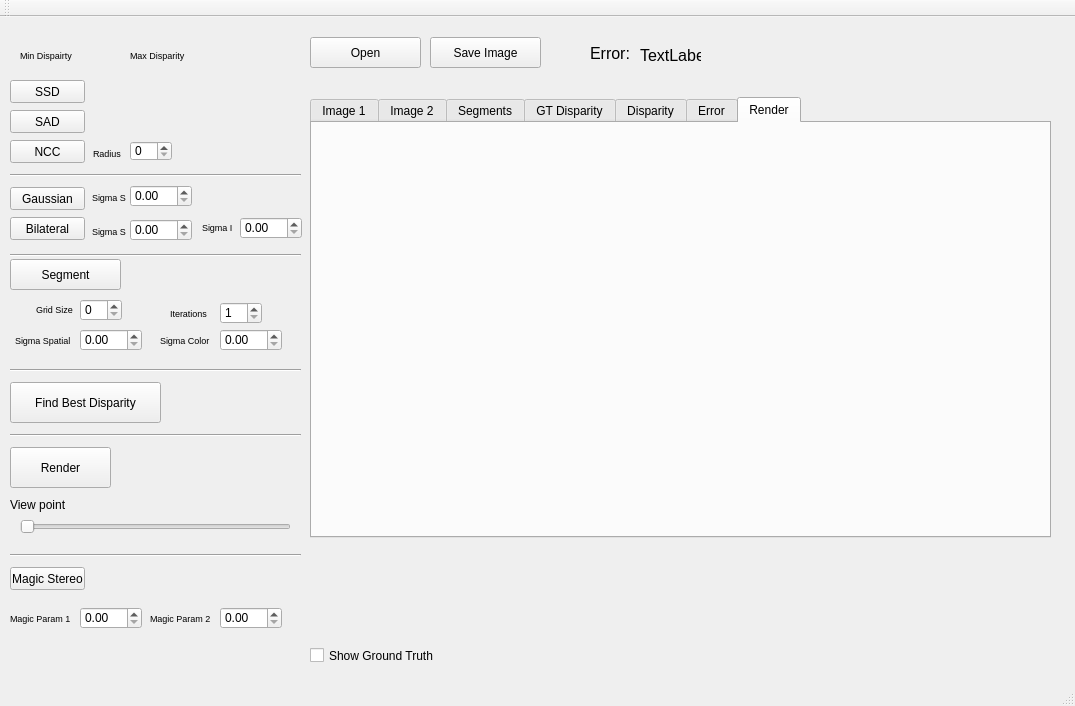
<?xml version="1.0" encoding="UTF-8"?>
<ui version="4.0">
 <class>MainWindow</class>
 <widget class="QMainWindow" name="MainWindow">
  <property name="geometry">
   <rect>
    <x>0</x>
    <y>0</y>
    <width>1075</width>
    <height>706</height>
   </rect>
  </property>
  <property name="windowTitle">
   <string>MainWindow</string>
  </property>
  <widget class="QWidget" name="centralWidget">
   <widget class="QTabWidget" name="tabWidget">
    <property name="geometry">
     <rect>
      <x>310</x>
      <y>80</y>
      <width>741</width>
      <height>441</height>
     </rect>
    </property>
    <property name="currentIndex">
     <number>6</number>
    </property>
    <widget class="QWidget" name="tab">
     <attribute name="title">
      <string>Image 1</string>
     </attribute>
     <widget class="QLabel" name="image1Display">
      <property name="geometry">
       <rect>
        <x>10</x>
        <y>10</y>
        <width>720</width>
        <height>512</height>
       </rect>
      </property>
      <property name="text">
       <string/>
      </property>
     </widget>
    </widget>
    <widget class="QWidget" name="tab_2">
     <attribute name="title">
      <string>Image 2</string>
     </attribute>
    </widget>
    <widget class="QWidget" name="tab_7">
     <attribute name="title">
      <string>Segments</string>
     </attribute>
    </widget>
    <widget class="QWidget" name="tab_4">
     <attribute name="title">
      <string>GT Disparity</string>
     </attribute>
    </widget>
    <widget class="QWidget" name="tab_3">
     <attribute name="title">
      <string>Disparity</string>
     </attribute>
    </widget>
    <widget class="QWidget" name="tab_5">
     <attribute name="title">
      <string>Error</string>
     </attribute>
    </widget>
    <widget class="QWidget" name="tab_6">
     <attribute name="title">
      <string>Render</string>
     </attribute>
    </widget>
   </widget>
   <widget class="QPushButton" name="openButton">
    <property name="geometry">
     <rect>
      <x>310</x>
      <y>20</y>
      <width>111</width>
      <height>31</height>
     </rect>
    </property>
    <property name="text">
     <string>Open</string>
    </property>
   </widget>
   <widget class="QPushButton" name="saveButton">
    <property name="geometry">
     <rect>
      <x>430</x>
      <y>20</y>
      <width>111</width>
      <height>31</height>
     </rect>
    </property>
    <property name="text">
     <string>Save Image</string>
    </property>
   </widget>
   <widget class="QPushButton" name="SSDButton">
    <property name="geometry">
     <rect>
      <x>10</x>
      <y>63</y>
      <width>75</width>
      <height>23</height>
     </rect>
    </property>
    <property name="text">
     <string>SSD</string>
    </property>
   </widget>
   <widget class="QPushButton" name="SADButton">
    <property name="geometry">
     <rect>
      <x>10</x>
      <y>93</y>
      <width>75</width>
      <height>23</height>
     </rect>
    </property>
    <property name="text">
     <string>SAD</string>
    </property>
   </widget>
   <widget class="QPushButton" name="NCCButton">
    <property name="geometry">
     <rect>
      <x>10</x>
      <y>123</y>
      <width>75</width>
      <height>23</height>
     </rect>
    </property>
    <property name="text">
     <string>NCC</string>
    </property>
   </widget>
   <widget class="QPushButton" name="gaussianButton">
    <property name="geometry">
     <rect>
      <x>10</x>
      <y>170</y>
      <width>75</width>
      <height>23</height>
     </rect>
    </property>
    <property name="text">
     <string>Gaussian</string>
    </property>
   </widget>
   <widget class="QPushButton" name="maxButton">
    <property name="geometry">
     <rect>
      <x>10</x>
      <y>365</y>
      <width>151</width>
      <height>41</height>
     </rect>
    </property>
    <property name="text">
     <string>Find Best Disparity</string>
    </property>
   </widget>
   <widget class="QDoubleSpinBox" name="gaussianSigmaSpinBox">
    <property name="geometry">
     <rect>
      <x>130</x>
      <y>168</y>
      <width>62</width>
      <height>22</height>
     </rect>
    </property>
   </widget>
   <widget class="QLabel" name="label_2">
    <property name="geometry">
     <rect>
      <x>92</x>
      <y>174</y>
      <width>46</width>
      <height>13</height>
     </rect>
    </property>
    <property name="font">
     <font>
      <pointsize>7</pointsize>
     </font>
    </property>
    <property name="text">
     <string>Sigma S</string>
    </property>
   </widget>
   <widget class="QPushButton" name="renderButton">
    <property name="geometry">
     <rect>
      <x>10</x>
      <y>430</y>
      <width>101</width>
      <height>41</height>
     </rect>
    </property>
    <property name="text">
     <string>Render</string>
    </property>
   </widget>
   <widget class="QSlider" name="renderSlider">
    <property name="geometry">
     <rect>
      <x>20</x>
      <y>500</y>
      <width>271</width>
      <height>19</height>
     </rect>
    </property>
    <property name="maximum">
     <number>100</number>
    </property>
    <property name="orientation">
     <enum>Qt::Horizontal</enum>
    </property>
   </widget>
   <widget class="QLabel" name="label_4">
    <property name="geometry">
     <rect>
      <x>10</x>
      <y>480</y>
      <width>81</width>
      <height>16</height>
     </rect>
    </property>
    <property name="text">
     <string>View point</string>
    </property>
   </widget>
   <widget class="QLabel" name="minDisparitylabel">
    <property name="geometry">
     <rect>
      <x>20</x>
      <y>30</y>
      <width>91</width>
      <height>16</height>
     </rect>
    </property>
    <property name="font">
     <font>
      <pointsize>7</pointsize>
     </font>
    </property>
    <property name="text">
     <string>Min Dispairty</string>
    </property>
   </widget>
   <widget class="QLabel" name="maxDisparityLabel">
    <property name="geometry">
     <rect>
      <x>130</x>
      <y>30</y>
      <width>111</width>
      <height>16</height>
     </rect>
    </property>
    <property name="font">
     <font>
      <pointsize>7</pointsize>
     </font>
    </property>
    <property name="text">
     <string>Max Disparity</string>
    </property>
   </widget>
   <widget class="QDoubleSpinBox" name="biSigmaSSpinBox">
    <property name="geometry">
     <rect>
      <x>130</x>
      <y>202</y>
      <width>62</width>
      <height>22</height>
     </rect>
    </property>
   </widget>
   <widget class="QLabel" name="label_7">
    <property name="geometry">
     <rect>
      <x>92</x>
      <y>208</y>
      <width>46</width>
      <height>13</height>
     </rect>
    </property>
    <property name="font">
     <font>
      <pointsize>7</pointsize>
     </font>
    </property>
    <property name="text">
     <string>Sigma S</string>
    </property>
   </widget>
   <widget class="QPushButton" name="bilateralButton">
    <property name="geometry">
     <rect>
      <x>10</x>
      <y>200</y>
      <width>75</width>
      <height>23</height>
     </rect>
    </property>
    <property name="text">
     <string>Bilateral</string>
    </property>
   </widget>
   <widget class="QLabel" name="label_8">
    <property name="geometry">
     <rect>
      <x>202</x>
      <y>204</y>
      <width>46</width>
      <height>13</height>
     </rect>
    </property>
    <property name="font">
     <font>
      <pointsize>7</pointsize>
     </font>
    </property>
    <property name="text">
     <string>Sigma I</string>
    </property>
   </widget>
   <widget class="QDoubleSpinBox" name="biSigmaISpinBox">
    <property name="geometry">
     <rect>
      <x>240</x>
      <y>200</y>
      <width>62</width>
      <height>22</height>
     </rect>
    </property>
   </widget>
   <widget class="QLabel" name="matchCostDisplay">
    <property name="geometry">
     <rect>
      <x>310</x>
      <y>520</y>
      <width>720</width>
      <height>100</height>
     </rect>
    </property>
    <property name="text">
     <string/>
    </property>
   </widget>
   <widget class="QCheckBox" name="GTCheckBox">
    <property name="geometry">
     <rect>
      <x>310</x>
      <y>630</y>
      <width>131</width>
      <height>17</height>
     </rect>
    </property>
    <property name="text">
     <string>Show Ground Truth</string>
    </property>
   </widget>
   <widget class="QLabel" name="label">
    <property name="geometry">
     <rect>
      <x>590</x>
      <y>30</y>
      <width>46</width>
      <height>13</height>
     </rect>
    </property>
    <property name="font">
     <font>
      <pointsize>12</pointsize>
     </font>
    </property>
    <property name="text">
     <string>Error:</string>
    </property>
   </widget>
   <widget class="QLabel" name="pixelErrorLabel">
    <property name="geometry">
     <rect>
      <x>640</x>
      <y>30</y>
      <width>61</width>
      <height>16</height>
     </rect>
    </property>
    <property name="font">
     <font>
      <pointsize>12</pointsize>
     </font>
    </property>
    <property name="text">
     <string>TextLabel</string>
    </property>
   </widget>
   <widget class="QSpinBox" name="NCCRadiusBox">
    <property name="geometry">
     <rect>
      <x>130</x>
      <y>124</y>
      <width>42</width>
      <height>20</height>
     </rect>
    </property>
   </widget>
   <widget class="QLabel" name="label_3">
    <property name="geometry">
     <rect>
      <x>93</x>
      <y>130</y>
      <width>46</width>
      <height>13</height>
     </rect>
    </property>
    <property name="font">
     <font>
      <pointsize>7</pointsize>
     </font>
    </property>
    <property name="text">
     <string>Radius</string>
    </property>
   </widget>
   <widget class="Line" name="line">
    <property name="geometry">
     <rect>
      <x>10</x>
      <y>150</y>
      <width>291</width>
      <height>16</height>
     </rect>
    </property>
    <property name="orientation">
     <enum>Qt::Horizontal</enum>
    </property>
   </widget>
   <widget class="Line" name="line_2">
    <property name="geometry">
     <rect>
      <x>10</x>
      <y>230</y>
      <width>291</width>
      <height>16</height>
     </rect>
    </property>
    <property name="orientation">
     <enum>Qt::Horizontal</enum>
    </property>
   </widget>
   <widget class="QPushButton" name="segmentButton">
    <property name="geometry">
     <rect>
      <x>10</x>
      <y>242</y>
      <width>111</width>
      <height>31</height>
     </rect>
    </property>
    <property name="text">
     <string>Segment</string>
    </property>
   </widget>
   <widget class="Line" name="line_4">
    <property name="geometry">
     <rect>
      <x>10</x>
      <y>345</y>
      <width>291</width>
      <height>16</height>
     </rect>
    </property>
    <property name="orientation">
     <enum>Qt::Horizontal</enum>
    </property>
   </widget>
   <widget class="QDoubleSpinBox" name="segmentSpatialSpinBox">
    <property name="geometry">
     <rect>
      <x>80</x>
      <y>312</y>
      <width>62</width>
      <height>22</height>
     </rect>
    </property>
   </widget>
   <widget class="QDoubleSpinBox" name="segmentColorSpinBox">
    <property name="geometry">
     <rect>
      <x>220</x>
      <y>312</y>
      <width>62</width>
      <height>22</height>
     </rect>
    </property>
   </widget>
   <widget class="QSpinBox" name="segmentGridBox">
    <property name="geometry">
     <rect>
      <x>80</x>
      <y>282</y>
      <width>42</width>
      <height>22</height>
     </rect>
    </property>
   </widget>
   <widget class="QLabel" name="label_9">
    <property name="geometry">
     <rect>
      <x>36</x>
      <y>286</y>
      <width>46</width>
      <height>13</height>
     </rect>
    </property>
    <property name="font">
     <font>
      <pointsize>7</pointsize>
     </font>
    </property>
    <property name="text">
     <string>Grid Size</string>
    </property>
   </widget>
   <widget class="QLabel" name="label_10">
    <property name="geometry">
     <rect>
      <x>160</x>
      <y>315</y>
      <width>61</width>
      <height>16</height>
     </rect>
    </property>
    <property name="font">
     <font>
      <pointsize>7</pointsize>
     </font>
    </property>
    <property name="text">
     <string>Sigma Color</string>
    </property>
   </widget>
   <widget class="QLabel" name="label_11">
    <property name="geometry">
     <rect>
      <x>15</x>
      <y>315</y>
      <width>61</width>
      <height>16</height>
     </rect>
    </property>
    <property name="font">
     <font>
      <pointsize>7</pointsize>
     </font>
    </property>
    <property name="text">
     <string>Sigma Spatial</string>
    </property>
   </widget>
   <widget class="Line" name="line_5">
    <property name="geometry">
     <rect>
      <x>10</x>
      <y>410</y>
      <width>291</width>
      <height>16</height>
     </rect>
    </property>
    <property name="orientation">
     <enum>Qt::Horizontal</enum>
    </property>
   </widget>
   <widget class="QSpinBox" name="segmentIterBox">
    <property name="geometry">
     <rect>
      <x>220</x>
      <y>285</y>
      <width>42</width>
      <height>22</height>
     </rect>
    </property>
    <property name="minimum">
     <number>1</number>
    </property>
   </widget>
   <widget class="QLabel" name="label_12">
    <property name="geometry">
     <rect>
      <x>170</x>
      <y>290</y>
      <width>46</width>
      <height>13</height>
     </rect>
    </property>
    <property name="font">
     <font>
      <pointsize>7</pointsize>
     </font>
    </property>
    <property name="text">
     <string>Iterations</string>
    </property>
   </widget>
   <widget class="Line" name="line_3">
    <property name="geometry">
     <rect>
      <x>10</x>
      <y>530</y>
      <width>291</width>
      <height>16</height>
     </rect>
    </property>
    <property name="orientation">
     <enum>Qt::Horizontal</enum>
    </property>
   </widget>
   <widget class="QPushButton" name="magicButton">
    <property name="geometry">
     <rect>
      <x>10</x>
      <y>550</y>
      <width>75</width>
      <height>23</height>
     </rect>
    </property>
    <property name="text">
     <string>Magic Stereo</string>
    </property>
   </widget>
   <widget class="QDoubleSpinBox" name="magicParam1SpinBox">
    <property name="geometry">
     <rect>
      <x>80</x>
      <y>590</y>
      <width>62</width>
      <height>22</height>
     </rect>
    </property>
   </widget>
   <widget class="QDoubleSpinBox" name="magicParam2SpinBox">
    <property name="geometry">
     <rect>
      <x>220</x>
      <y>590</y>
      <width>62</width>
      <height>22</height>
     </rect>
    </property>
   </widget>
   <widget class="QLabel" name="label_5">
    <property name="geometry">
     <rect>
      <x>10</x>
      <y>593</y>
      <width>61</width>
      <height>16</height>
     </rect>
    </property>
    <property name="font">
     <font>
      <pointsize>7</pointsize>
     </font>
    </property>
    <property name="text">
     <string>Magic Param 1</string>
    </property>
   </widget>
   <widget class="QLabel" name="labelm">
    <property name="geometry">
     <rect>
      <x>150</x>
      <y>593</y>
      <width>61</width>
      <height>16</height>
     </rect>
    </property>
    <property name="font">
     <font>
      <pointsize>7</pointsize>
     </font>
    </property>
    <property name="text">
     <string>Magic Param 2</string>
    </property>
   </widget>
  </widget>
  <widget class="QMenuBar" name="menuBar">
   <property name="geometry">
    <rect>
     <x>0</x>
     <y>0</y>
     <width>1075</width>
     <height>22</height>
    </rect>
   </property>
  </widget>
  <widget class="QToolBar" name="mainToolBar">
   <attribute name="toolBarArea">
    <enum>TopToolBarArea</enum>
   </attribute>
   <attribute name="toolBarBreak">
    <bool>false</bool>
   </attribute>
  </widget>
  <widget class="QStatusBar" name="statusBar"/>
 </widget>
 <layoutdefault spacing="6" margin="11"/>
 <resources/>
 <connections/>
</ui>
